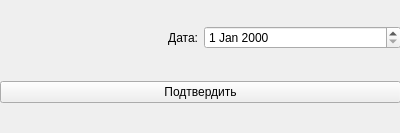
<?xml version="1.0" encoding="UTF-8"?>
<ui version="4.0">
 <class>OrderFindingByDate</class>
 <widget class="QWidget" name="OrderFindingByDate">
  <property name="geometry">
   <rect>
    <x>0</x>
    <y>0</y>
    <width>400</width>
    <height>133</height>
   </rect>
  </property>
  <property name="windowTitle">
   <string>Form</string>
  </property>
  <widget class="QWidget" name="gridLayoutWidget">
   <property name="geometry">
    <rect>
     <x>0</x>
     <y>0</y>
     <width>401</width>
     <height>131</height>
    </rect>
   </property>
   <layout class="QGridLayout" name="gridLayout">
    <item row="0" column="0">
     <widget class="QLabel" name="label">
      <property name="text">
       <string>Дата:</string>
      </property>
      <property name="alignment">
       <set>Qt::AlignRight|Qt::AlignTrailing|Qt::AlignVCenter</set>
      </property>
     </widget>
    </item>
    <item row="1" column="0" colspan="2">
     <widget class="QPushButton" name="pushButton">
      <property name="text">
       <string>Подтвердить</string>
      </property>
     </widget>
    </item>
    <item row="0" column="1">
     <widget class="QDateEdit" name="lineEdit"/>
    </item>
   </layout>
  </widget>
 </widget>
 <resources/>
 <connections/>
</ui>
